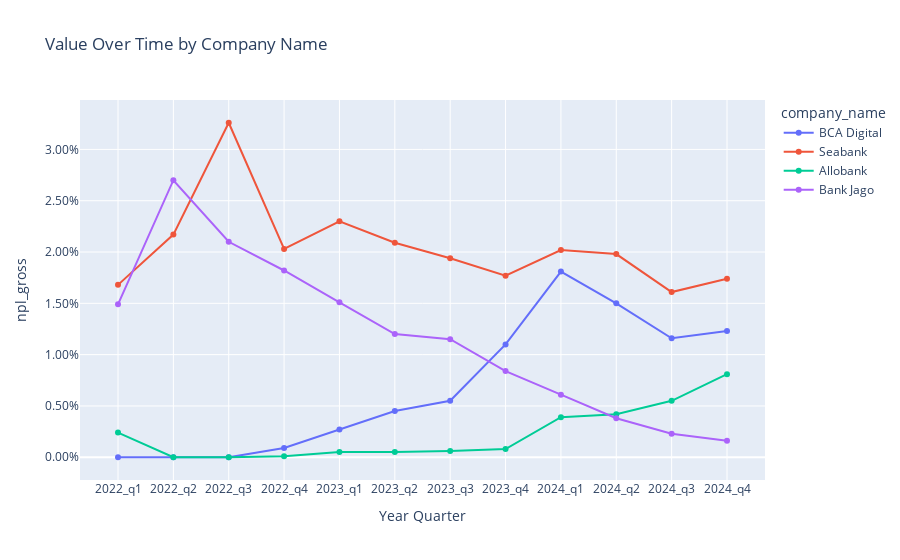

The notebook cell this image was saved under:
### Markdown cell above
### Overtime Multiple Bank Checking

### Code cell
combined_df_rasio['sort_key'] = combined_df_rasio['year_quarter'].apply(quarter_sort_key)
df_sorted = combined_df_rasio.sort_values(by='sort_key')

# --- Step 2: Plot all company_name in one chart ---
fig = px.line(
    df_sorted,
    x='year_quarter',
    y=column_to_check,
    color='company_name',      # Different color for each company_name
    markers=True,            # Show markers on lines
    title="Value Over Time by Company Name"
)

fig.update_layout(
    xaxis_title="Year Quarter",
    yaxis_title=column_to_check,
    xaxis=dict(categoryorder='array', categoryarray=df_sorted['year_quarter'].unique())
)

fig.update_yaxes(tickformat=".02%")
fig.show()

### Figure 1 — Plotly figure (JSON) as saved in the notebook; plotly's stock layout.template omitted (floating-point values rounded to 4 significant figures)
{"data": [{"hovertemplate": "company_name=BCA Digital<br>year_quarter=%{x}<br>npl_gross=%{y}<extra></extra>", "legendgroup": "BCA Digital", "line": {"color": "#636efa", "dash": "solid"}, "marker": {"symbol": "circle"}, "mode": "lines+markers", "name": "BCA Digital", "orientation": "v", "showlegend": true, "type": "scatter", "x": ["2022_q1", "2022_q2", "2022_q3", "2022_q4", "2023_q1", "2023_q2", "2023_q3", "2023_q4", "2024_q1", "2024_q2", "2024_q3", "2024_q4"], "xaxis": "x", "y": [0.0, 0.0, 0.0, 0.0009, 0.0027, 0.0045, 0.0055, 0.011, 0.0181, 0.015, 0.0116, 0.0123], "yaxis": "y"}, {"hovertemplate": "company_name=Seabank<br>year_quarter=%{x}<br>npl_gross=%{y}<extra></extra>", "legendgroup": "Seabank", "line": {"color": "#EF553B", "dash": "solid"}, "marker": {"symbol": "circle"}, "mode": "lines+markers", "name": "Seabank", "orientation": "v", "showlegend": true, "type": "scatter", "x": ["2022_q1", "2022_q2", "2022_q3", "2022_q4", "2023_q1", "2023_q2", "2023_q3", "2023_q4", "2024_q1", "2024_q2", "2024_q3", "2024_q4"], "xaxis": "x", "y": [0.0168, 0.0217, 0.0326, 0.0203, 0.023, 0.0209, 0.0194, 0.0177, 0.0202, 0.0198, 0.0161, 0.0174], "yaxis": "y"}, {"hovertemplate": "company_name=Allobank<br>year_quarter=%{x}<br>npl_gross=%{y}<extra></extra>", "legendgroup": "Allobank", "line": {"color": "#00cc96", "dash": "solid"}, "marker": {"symbol": "circle"}, "mode": "lines+markers", "name": "Allobank", "orientation": "v", "showlegend": true, "type": "scatter", "x": ["2022_q1", "2022_q2", "2022_q3", "2022_q4", "2023_q1", "2023_q2", "2023_q3", "2023_q4", "2024_q1", "2024_q2", "2024_q3", "2024_q4"], "xaxis": "x", "y": [0.0024, 0.0, 0.0, 0.0001, 0.0005, 0.0005, 0.0006, 0.0008, 0.0039, 0.0042, 0.0055, 0.0081], "yaxis": "y"}, {"hovertemplate": "company_name=Bank Jago<br>year_quarter=%{x}<br>npl_gross=%{y}<extra></extra>", "legendgroup": "Bank Jago", "line": {"color": "#ab63fa", "dash": "solid"}, "marker": {"symbol": "circle"}, "mode": "lines+markers", "name": "Bank Jago", "orientation": "v", "showlegend": true, "type": "scatter", "x": ["2022_q1", "2022_q2", "2022_q3", "2022_q4", "2023_q1", "2023_q2", "2023_q3", "2023_q4", "2024_q1", "2024_q2", "2024_q3", "2024_q4"], "xaxis": "x", "y": [0.0149, 0.027, 0.021, 0.0182, 0.0151, 0.012, 0.0115, 0.0084, 0.0061, 0.0038, 0.0023, 0.0016], "yaxis": "y"}], "layout": {"legend": {"title": {"text": "company_name"}, "tracegroupgap": 0}, "title": {"text": "Value Over Time by Company Name"}, "xaxis": {"anchor": "y", "categoryarray": ["2022_q1", "2022_q2", "2022_q3", "2022_q4", "2023_q1", "2023_q2", "2023_q3", "2023_q4", "2024_q1", "2024_q2", "2024_q3", "2024_q4"], "categoryorder": "array", "domain": [0, 1], "title": {"text": "Year Quarter"}}, "yaxis": {"anchor": "x", "domain": [0, 1], "tickformat": ".02%", "title": {"text": "npl_gross"}}}}
